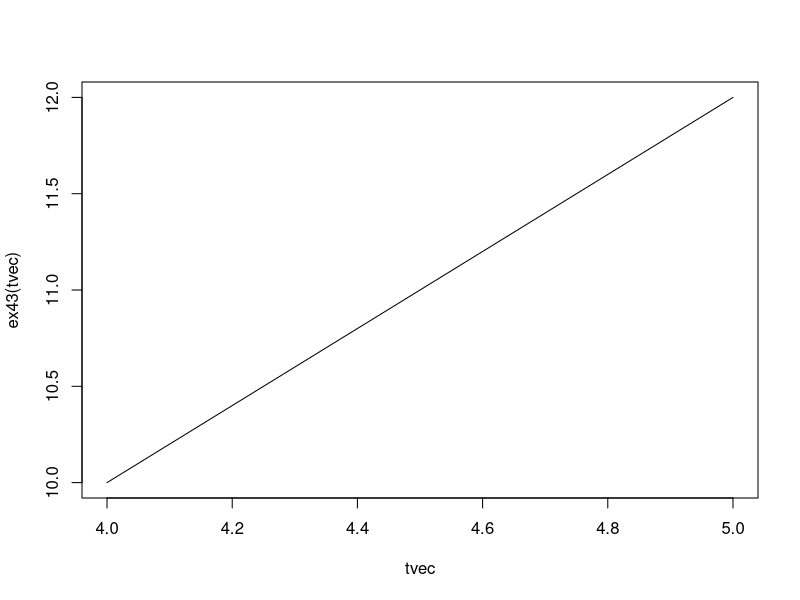
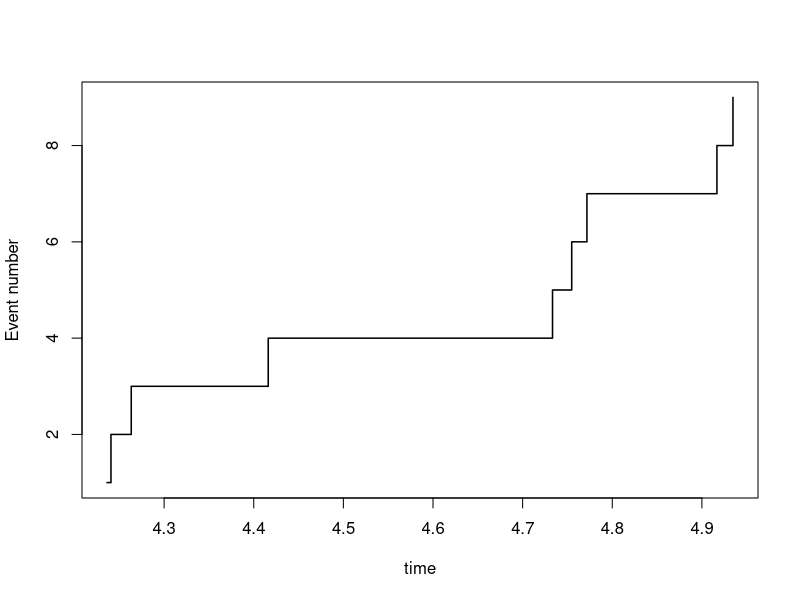

Write the R code that produced these figures, in order.
## ---- chunk 1
rm(list = ls())
## ---- chunk 2
# Function for simulating arrival times for a NHPP between a and b using thinning
simtNHPP <- function(a,b,lambdamax,lambdafunc){
  if(max(lambdafunc(seq(a,b,length.out = 100)))>lambdamax)
    stop("lambdamax is smaller than max of the lambdafunction")
  expectednumber <- (b-a)*lambdamax  
  Nsim <- 3*expectednumber
  timesbetween <- rexp(Nsim,lambdamax) 
  timesto <- a+cumsum(timesbetween)
  timesto <- timesto[timesto<b]
  Nevents <- length(timesto)
  U <- runif(Nevents)
  timesto <- timesto[U<lambdafunc(timesto)/lambdamax]  
  timesto
}

# Specify the intensity function for the traffic example
ex43 <- function(t)
  2*t + 2

tvec <- seq(4, 5,by=0.01)
plot(tvec, ex43(tvec),type="l")
## ---- chunk 3
# Generate data with the traffic intensity and plot them
NHPPtimes <- simtNHPP(a=4,b=5,lambdamax=12,lambdafunc=ex43)
plot(NHPPtimes,1:length(NHPPtimes),type="s",xlab = "time", 
     ylab = "Event number",lwd=1.5)
points(NHPPtimes,rep(0,length(NHPPtimes)),pch=21,bg="red")
# Rerun the lines above several times
## ---- chunk 4
mcint <- function(Nsim, a, b, func) {
  return((b - a)*mean(func(runif(Nsim, a, b))))
}

intfunc <- function(x) {
  return(sin(x))
}

print(paste("Monte Carlo Integration:", mcint(10000, 0, pi/3, intfunc)))
print(paste("Exact integral:", -cos(pi/3) + cos(0)))
## ---- chunk 5
intfunc <- function(t) {
  return(exp(-t^2/2) * sqrt(2/pi))
}

theta <- mcint(10000, 0, 2, intfunc)

print(paste("Monte Carlo Integration:", theta))
print(paste("Exact integral:", pnorm(2, 0, 1, lower.tail = TRUE, log.p = FALSE)))
## ---- chunk 6
theta
sdtheta <- sd(exp(-runif(10000, 0, 2)^2 / 2) * sqrt(2 / pi))
theta - qnorm(0.975, 0, 1)*sdtheta
theta + qnorm(0.975, 0, 1)*sdtheta
## ---- chunk 7
Nsim <- 10000
thetahat <- (0.5 - 0)*mean(exp(-runif(Nsim, 0, 0.5)))
thetastar <- pexp(0.5, 1) - pexp(0, 1)

print(paste("Monte Carlo Integration:", mcint(10000, 0, 0.5, intfunc)))
print(paste("Exponential distribution:", thetastar))
## ---- chunk 8
# Function for simulating arrival times for a NHPP between a and b using thinning
simtNHPP <- function(a,b,lambdamax, lambdafunc){
  # Simple check that a not too small lambdamax is set
  if(max(lambdafunc(seq(a,b,length.out = 100)))>lambdamax)
    stop("lambdamax is smaller than max of the lambdafunction")
  # First simulate HPP with intensity lambdamax on a to b
  expectednumber <- (b-a)*lambdamax  
  Nsim <- 3*expectednumber  # Simulate more than the expected number
  timesbetween <- rexp(Nsim,lambdamax) # Simulate interarrival times
  timesto <- a+cumsum(timesbetween)   # Calculate arrival times starting at a
  timesto <- timesto[timesto<b] # Dischard the times larger than b
  Nevents <- length(timesto) # Count the number of events
  # Next do the thinning. Only keep the times where u<lambda(s)/lambdamax
  U <- runif(Nevents)
  timesto <- timesto[U<lambdafunc(timesto)/lambdamax]  
  timesto  # Return the remaining times
}

lambda1 <- function(t) {
  ifelse(ceiling(t) %% 2, 1, 2)
}

lambda2 <- function(t) {
  ifelse(ceiling(t) %% 2, 1, 1.5)
}
## ---- chunk 9
ex1 <- mean(simtNHPP(0, 10.5, 2, lambda1))
ex1
ex2 <- mean(simtNHPP(0, 10.5, 1.5, lambda2))
ex2
